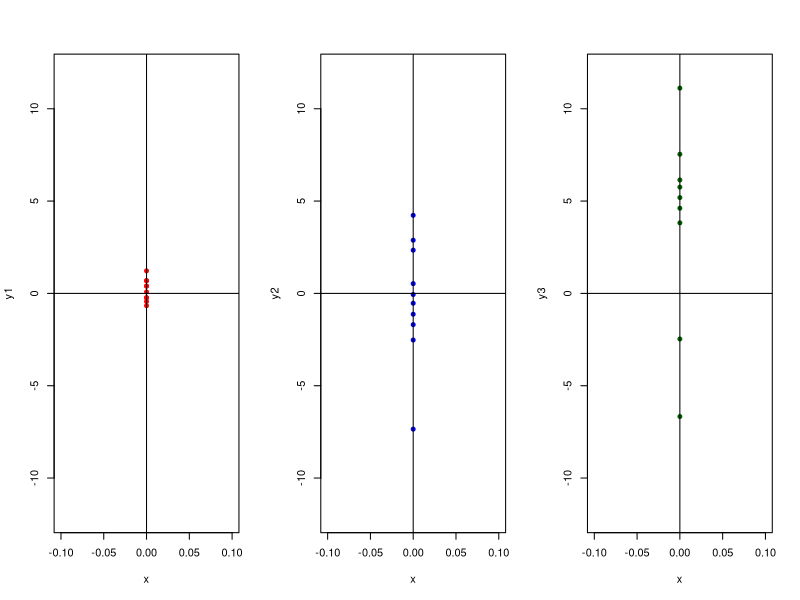
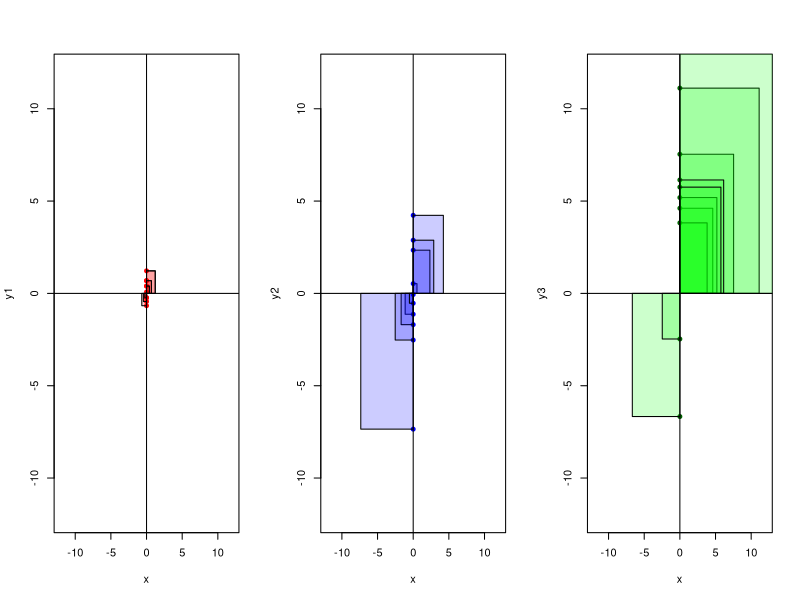
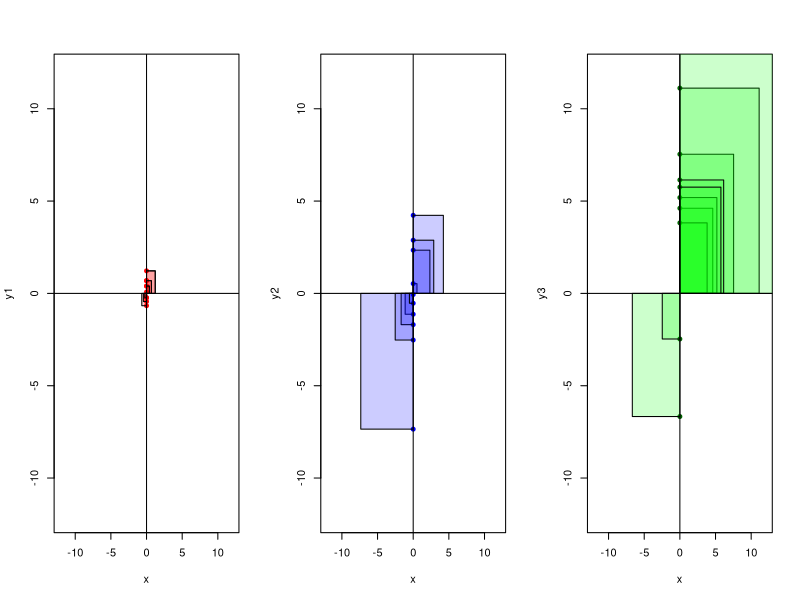
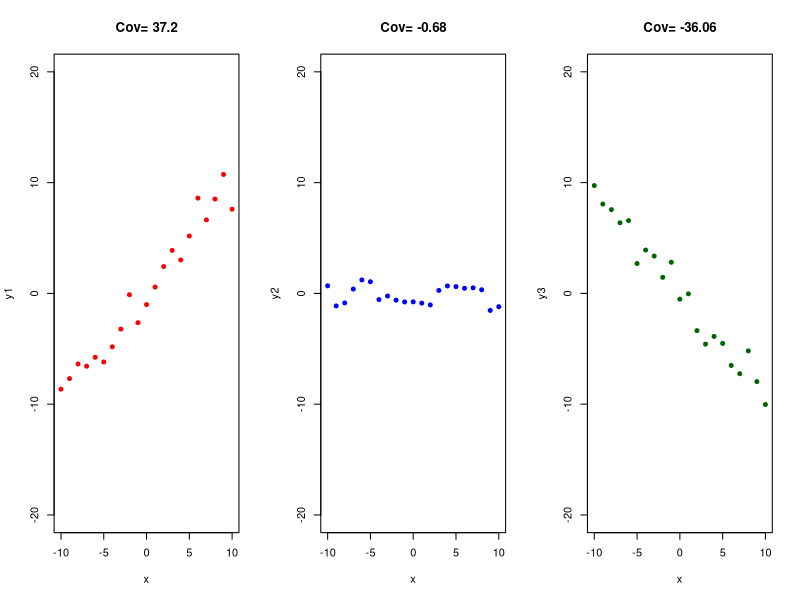
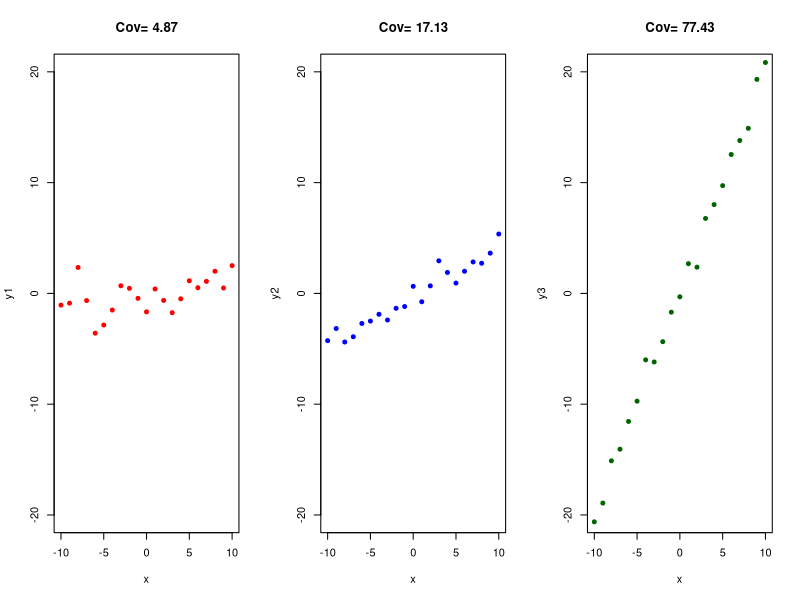
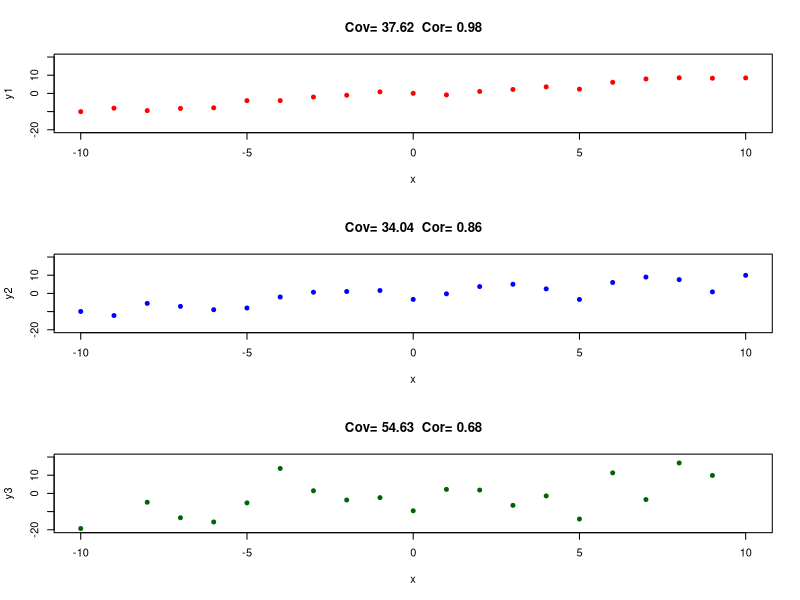

These figures' R source, in order:
rm(list = ls())

y1 <- rnorm(10, mean=0, sd=sqrt(1))
var(y1)

y2 <- rnorm(10, mean=0, sd=sqrt(10))
var(y2)

y3 <- rnorm(10, mean=0, sd=sqrt(100))
var(y3)

x <- rep(0,10)

par(mfrow = c(1, 3))

plot(x, y1, xlim=c(-0.1,0.1), ylim=c(-12,12), pch=19, cex=0.8, col="red")
abline(v=0)
abline(h=0)

plot(x, y2, xlim=c(-0.1,0.1), ylim=c(-12,12), pch=19, cex=0.8, col="blue")
abline(v=0)
abline(h=0)

plot(x, y3, xlim=c(-0.1,0.1), ylim=c(-12,12), pch=19, cex=0.8, col="darkgreen")
abline(v=0)
abline(h=0)

par(mfrow = c(1, 3))
plot(x, y1, xlim=c(-12,12), ylim=c(-12,12), pch=19, cex=0.8, col="red")
abline(v=0)
abline(h=0)

polygon(x=c(0,0,y1[1],y1[1]),y=c(0,y1[1],y1[1],0), col=rgb(1, 0, 0,0.2))
polygon(x=c(0,0,y1[2],y1[2]),y=c(0,y1[2],y1[2],0), col=rgb(1, 0, 0,0.2))
polygon(x=c(0,0,y1[3],y1[3]),y=c(0,y1[3],y1[3],0), col=rgb(1, 0, 0,0.2))
polygon(x=c(0,0,y1[4],y1[4]),y=c(0,y1[4],y1[4],0), col=rgb(1, 0, 0,0.2))
polygon(x=c(0,0,y1[4],y1[4]),y=c(0,y1[4],y1[4],0), col=rgb(1, 0, 0,0.2))
polygon(x=c(0,0,y1[5],y1[5]),y=c(0,y1[5],y1[5],0), col=rgb(1, 0, 0,0.2))
polygon(x=c(0,0,y1[6],y1[6]),y=c(0,y1[6],y1[6],0), col=rgb(1, 0, 0,0.2))
polygon(x=c(0,0,y1[7],y1[7]),y=c(0,y1[7],y1[7],0), col=rgb(1, 0, 0,0.2))
polygon(x=c(0,0,y1[8],y1[8]),y=c(0,y1[8],y1[8],0), col=rgb(1, 0, 0,0.2))
polygon(x=c(0,0,y1[9],y1[9]),y=c(0,y1[9],y1[9],0), col=rgb(1, 0, 0,0.2))
polygon(x=c(0,0,y1[10],y1[10]),y=c(0,y1[10],y1[10],0), col=rgb(1, 0, 0,0.2))

plot(x, y2, xlim=c(-12,12), ylim=c(-12,12), pch=19, cex=0.8, col="blue")
abline(v=0)
abline(h=0)
for (i in 1:length(y2)) {
polygon(x=c(0,0,y2[i],y2[i]),y=c(0,y2[i],y2[i],0), col=rgb(0, 0, 1,0.2))
}
plot(x, y3, xlim=c(-12,12), ylim=c(-12,12), pch=19, cex=0.8,, col="darkgreen"
)
abline(v=0)
abline(h=0)
for (i in 1:length(y3)) {
polygon(x=c(0,0,y3[i],y3[i]),y=c(0,y3[i],y3[i],0), col=rgb(0, 1, 0,0.2))
}

par(mfrow = c(1, 3))
plot(x, y1, xlim=c(-12,12), ylim=c(-12,12) ,pch=19, cex=0.8, col="red")
abline(v=0)
abline(h=0)

polygon(x=c(0,0,y1[1],y1[1]),y=c(0,y1[1],y1[1],0), col=rgb(1, 0, 0,0.2))
polygon(x=c(0,0,y1[2],y1[2]),y=c(0,y1[2],y1[2],0), col=rgb(1, 0, 0,0.2))
polygon(x=c(0,0,y1[3],y1[3]),y=c(0,y1[3],y1[3],0), col=rgb(1, 0, 0,0.2))
polygon(x=c(0,0,y1[4],y1[4]),y=c(0,y1[4],y1[4],0), col=rgb(1, 0, 0,0.2))
polygon(x=c(0,0,y1[4],y1[4]),y=c(0,y1[4],y1[4],0), col=rgb(1, 0, 0,0.2))
polygon(x=c(0,0,y1[5],y1[5]),y=c(0,y1[5],y1[5],0), col=rgb(1, 0, 0,0.2))
polygon(x=c(0,0,y1[6],y1[6]),y=c(0,y1[6],y1[6],0), col=rgb(1, 0, 0,0.2))
polygon(x=c(0,0,y1[7],y1[7]),y=c(0,y1[7],y1[7],0), col=rgb(1, 0, 0,0.2))
polygon(x=c(0,0,y1[8],y1[8]),y=c(0,y1[8],y1[8],0), col=rgb(1, 0, 0,0.2))
polygon(x=c(0,0,y1[9],y1[9]),y=c(0,y1[9],y1[9],0), col=rgb(1, 0, 0,0.2))
polygon(x=c(0,0,y1[10],y1[10]),y=c(0,y1[10],y1[10],0), col=rgb(1, 0, 0,0.2))

plot(x, y2, xlim=c(-12,12), ylim=c(-12,12), pch=19, cex=0.8, col="blue")
abline(v=0)
abline(h=0)

for (i in 1:length(y2)) {
polygon(x=c(0,0,y2[i],y2[i]),y=c(0,y2[i],y2[i],0), col=rgb(0, 0, 1,0.2))
}
plot(x, y3, xlim=c(-12,12), ylim=c(-12,12), pch=19, cex=0.8,, col="darkgreen"
)
abline(v=0)
abline(h=0)
for (i in 1:length(y3)) {
polygon(x=c(0,0,y3[i],y3[i]),y=c(0,y3[i],y3[i],0), col=rgb(0, 1, 0,0.2))
}

rm(list = ls())
par(mfrow = c(1, 3))
x<-c(-10:10)
var(x)

y1<-x*1 + rnorm(21, mean=0, sd=sqrt(1))

cov(x, y1)

plot(x, y1, xlim=c(-10,10), ylim=c(-20, 20), col="red", pch=19, cex=0.8, main
=paste("Cov=",round(cov(x,y1),digits=2)))
y2<-rnorm(21, mean=0, sd=sqrt(1))

cov(x, y2)

plot(x, y2, xlim=c(-10,10), ylim=c(-20, 20), col="blue", pch=19, cex=0.8, mai
=paste("Cov=",round(cov(x,y2),digits=2)))
y3<- x* (-1) +rnorm(21, mean=0, sd=sqrt(1))

cov(x, y3)

plot(x, y3, xlim=c(-10,10), ylim=c(-20, 20), col="darkgreen", pch=19, cex=0.8
, main=paste("Cov=",round(cov(x,y3),digits=2)))

rm(list = ls())
par(mfrow = c(1, 3))
x<-c(-10:10)
var(x)

y1<-x*0.1 + rnorm(21, mean=0, sd=sqrt(1))

cov(x, y1)

plot(x, y1, xlim=c(-10,10), ylim=c(-20, 20), col="red", pch=19, cex=0.8, main
=paste("Cov=",round(cov(x,y1),digits=2)))
y2<-x*0.5+ rnorm(21, mean=0, sd=sqrt(1))

cov(x, y2)

plot(x, y2, xlim=c(-10,10), ylim=c(-20, 20), col="blue", pch=19, cex=0.8, main
=paste("Cov=",round(cov(x,y2),digits=2)))
y3<- x*2 +rnorm(21, mean=0, sd=sqrt(1))

cov(x, y3)

plot(x, y3, xlim=c(-10,10), ylim=c(-20, 20), col="darkgreen", pch=19, cex=0.8
, main=paste("Cov=",round(cov(x,y3),digits=2)))

cov(x,y1)

cor(x, y1)

cov(x,y2)

cor(x,y2)

cov(x,y3)

cor(x,y3)

#What	happens	if	we	introduce	variation	in	y?
rm(list = ls())
par(mfrow = c(3, 1))
x<-c(-10:10)
var(x)

y1<-x*1 + rnorm(21, mean=0, sd=sqrt(1))

cov(x, y1)

plot(x, y1, xlim=c(-10,10), ylim=c(-20, 20), col="red", pch=19, cex=0.8, main
=paste("Cov=",round(cov(x,y1),digits=2)," Cor=",round(cor(x,y1),digits=2)))
y2<-x*1 + rnorm(21, mean=0, sd=sqrt(10))

cov(x, y2)

plot(x, y2, xlim=c(-10,10), ylim=c(-20, 20), col="blue", pch=19, cex=0.8, mai
=paste("Cov=",round(cov(x,y2),digits=2)," Cor=",round(cor(x,y2),digits=2)))
y3<- x*1 + rnorm(21, mean=0, sd=sqrt(100))
cov(x, y3)

plot(x, y3, xlim=c(-10,10), ylim=c(-20, 20), col="darkgreen", pch=19, cex=0.8
, main=paste("Cov=",round(cov(x,y3),digits=2)," Cor=",round(cor(x,y3),digits=
2)))

